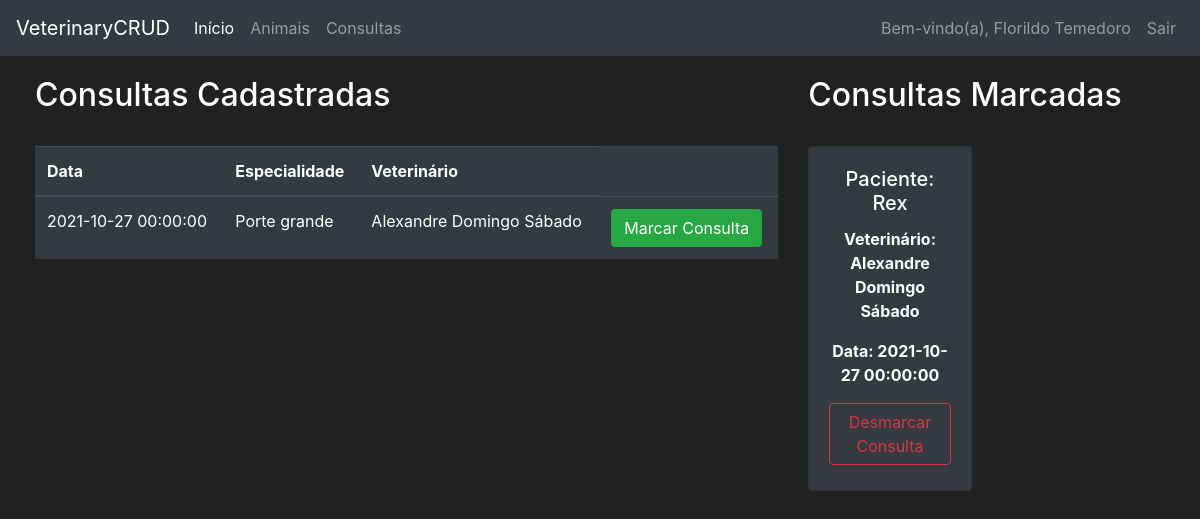
The page /consultations (signed in) on the database as committed earlier.
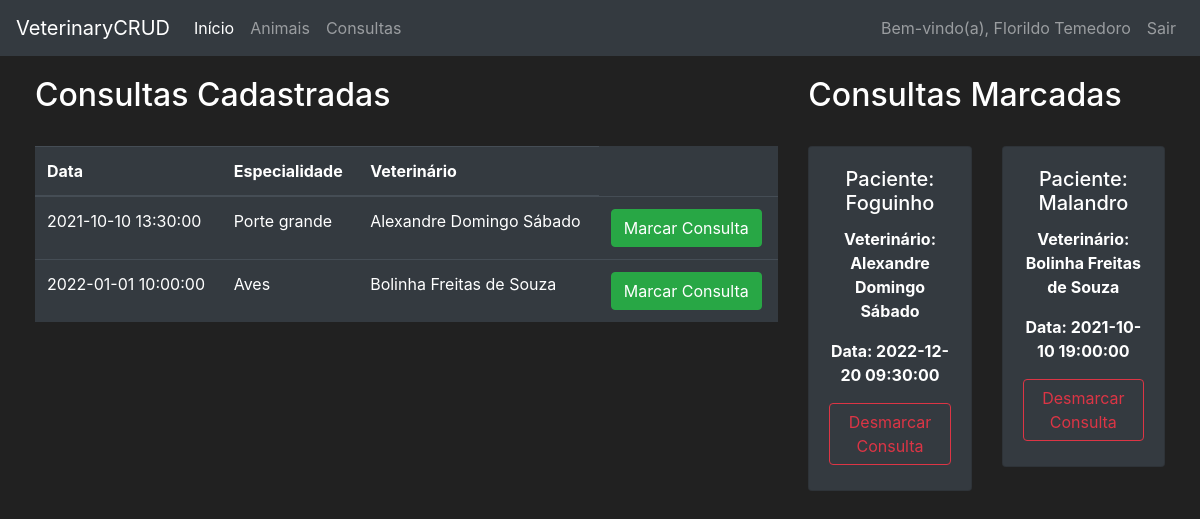
The same page on the database as committed later.
### veterinary/models.py (models this page shows, shortened)
class Consultation(db.Model):
    id = db.Column(db.Integer(), primary_key=True)
    date = db.Column(db.DateTime(), nullable=False)
    veterinarian_login = db.Column(db.String(length=10), db.ForeignKey('user.login'), nullable=False)
    is_scheduled = db.Column(db.Boolean(), nullable=False)
    animal_id = db.Column(db.String(length=10), db.ForeignKey('animal.id'))
    def get_veterinarian(self):
        return Veterinarian.query.filter_by(login=self.veterinarian_login).first()
    def get_animal(self):
        return Animal.query.filter_by(id=self.animal_id).first()

class User(db.Model, UserMixin):
    __tablename__ = 'user'
    login = db.Column(db.String(length=10), primary_key=True)
    name = db.Column(db.String(length=50), nullable=False, unique=True)
    cpf = db.Column(db.String(length=11), nullable=False, unique=True)
    password_hash = db.Column(db.String(length=60), nullable=False)
    user_type = db.Column(db.String(length=50), nullable=False)
    __mapper_args__ = {
        'polymorphic_identity':'user',
        'polymorphic_on':user_type
    }
    @property
    def password(self):
        return self.password
    def is_client(self):
        return self.user_type == 'client'
    def is_veterinarian(self):
        return self.user_type == 'veterinarian'

class Veterinarian(User):
    __tablename__ = 'veterinarian'
    login = db.Column(db.String(length=10), db.ForeignKey('user.login'), primary_key=True)
    registration = db.relationship('VeterinarianRegistration', backref='veterinarian', lazy=True,
                                    uselist=False)
    consultations = db.relationship('Consultation', backref='veterinarian', lazy=True)
    expertise = db.Column(db.String(length=20), nullable=False)
    college = db.Column(db.String(length=30), nullable=False)
    salary = db.Column(db.Integer(), nullable=False)
    __mapper_args__ = {
        'polymorphic_identity':'veterinarian'
    }

class User(db.Model, UserMixin):
    __tablename__ = 'user'
    login = db.Column(db.String(length=10), primary_key=True)
    name = db.Column(db.String(length=50), nullable=False, unique=True)
    cpf = db.Column(db.String(length=11), nullable=False, unique=True)
    password_hash = db.Column(db.String(length=60), nullable=False)
    user_type = db.Column(db.String(length=50), nullable=False)
    __mapper_args__ = {
        'polymorphic_identity':'user',
        'polymorphic_on':user_type
    }
    @property
    def password(self):
        return self.password
    def is_client(self):
        return self.user_type == 'client'
    def is_veterinarian(self):
        return self.user_type == 'veterinarian'

class Animal(db.Model):
    id = db.Column(db.Integer(), primary_key=True)
    name = db.Column(db.String(length=20), nullable=False)
    age = db.Column(db.Integer(), nullable=False)
    type = db.Column(db.String(length=15), nullable=False)
    race = db.Column(db.String(length=20), nullable=False)
    health = db.Column(db.String(length=30), nullable=False)
    client_login = db.Column(db.String(length=10), db.ForeignKey('user.login'), nullable=False)
    consultations = db.relationship('Consultation', backref='animal', lazy=True)

### veterinary/routes.py (the view, shortened to what this page needs)
@app.route('/consultations', methods=['GET', 'POST'])
@login_required
def consultations_page():
    register_consultation_form = RegisterConsultationForm()
    delete_consultation_form = ConfirmForm()
    schedule_consultation_form = ScheduleConsultationForm()
    unschedule_consultation_form = ConfirmForm()
    if request.method == 'GET':
        if current_user.is_client():
            consultations = Consultation.query.filter_by(is_scheduled=False)
            scheduled_consultations = current_user.get_scheduled_consultations()
        elif current_user.is_veterinarian():
            consultations = Consultation.query.filter_by(veterinarian_login=current_user.login)
            scheduled_consultations = []
        return render_template('consultations.html',
                               consultations=consultations,
                               scheduled_consultations=scheduled_consultations,
                               register_consultation_form=register_consultation_form,
                               schedule_consultation_form=schedule_consultation_form,
                               unschedule_consultation_form=unschedule_consultation_form,
                               delete_consultation_form=delete_consultation_form,
                               User=User, Animal=Animal)

### veterinary/forms.py (called while the page is built)
    def set_animals(self, animals):
        self.animals.choices = []
        for animal in animals:
            self.animals.choices.append((animal.id, animal.name))

### veterinary/models.py (called while the page is built)
@login_manager.user_loader
def load_user(user_login):
    return User.query.get(user_login)

    def get_scheduled_consultations(self):
        scheduled_consultations = []
        animals = Animal.query.filter_by(client_login=self.login)
        for animal in animals:
            consultations = list(Consultation.query.filter_by(animal_id=animal.id))
            if consultations:
                scheduled_consultations += consultations
        return scheduled_consultations

    def has_animals(self):
        return Animal.query.filter_by(client_login=self.login).first() is not None

    def get_animals(self):
        return Animal.query.filter_by(client_login=self.login) if self.has_animals() else None

### veterinary/templates/consultations.html (shortened to what this page needs)
{% extends 'base.html' %}
{% block content %}
<div class="row" style="margin-top:20px; margin-left:20px; margin-right:20px">
    {% if current_user.is_client() %}
    <div class="col-8">
    {% endif %}
        <h2>Consultas Cadastradas</h2>
        <br>
        <table class="table table-hover table-dark">
            <thead>
                <tr>
                    <th scope="col">Data</th>
                    {% if current_user.is_client() %}
                        <th scope="col">Especialidade</th>
                        <th scope="col">Veterinário</th>
                    {% else %}
                        <th scope="col">Marcada</th>
                        <th scope="col">Paciente</th>
                        <th scope="col">Responsável</th>
                    {% endif %}
                </tr>
            </thead>
            <tbody>
            {% for consultation in consultations %}
            <tr>
                <td>{{ consultation.date }}</td>
                {% if current_user.is_client() %}
                    <td>{{ consultation.get_veterinarian().expertise  }}</td>
                    <td>{{ consultation.get_veterinarian().name  }}</td>
                {% endif %}
                <td>
                    {% if current_user.is_client() %}
                        <button class="btn btn-outline btn-success" data-toggle="modal"
                                data-target="#Modal-ScheduleConsultation-{{ consultation.id }}">Marcar Consulta
                        </button>
                    {% else %}
                        <button class="btn btn-outline btn-danger" data-toggle="modal"
                                data-target="#Modal-DeleteConsultation-{{ consultation.id }}">Deletar Consulta
                        </button>
                    {% endif %}
                </td>
            </tr>
            {% endfor %}
            </tbody>
        </table>
    {% if current_user.is_client() %}
    </div>
    <div class="col-4">
        <h2>Consultas Marcadas</h2>
        <br>
        <div class="row">
            {% for consultation in scheduled_consultations %}
                <div class="col-md-6">
                    <div style="margin-bottom: 5px" class="card text-center bg-dark">
                        <div class="card-body">
                            <h5 class="card-title">Paciente:  {{ consultation.get_animal().name }} </h5>
                            <p class="card-text"><strong>
                                Veterinário: {{ consultation.get_veterinarian().name }}
                            </strong></p>
                            <p class="card-text"><strong>
                                Data: {{ consultation.date }}
                            </strong></p>
                            <button type="button" class="btn btn-outline-danger" style="margin-bottom: 5px"
                                    data-toggle="modal" data-target="#Modal-UnscheduleConsultation-{{ consultation.id }}">
                                Desmarcar Consulta
                            </button>
                        </div>
                    </div>
                </div>
            {% endfor %}
        </div>
    </div>
    {% endif %}
</div>
{% endblock %}

Rows that differ between the two databases and show on the page:
no longer on one of the page's lists (row edited): Consultation: get_animal "Rex", get_veterinarian "Alexandre Domingo Sábado", date "2021-10-27 00:00:00"
changed Consultation "Porte grande": date "2021-10-27 00:00:00" → "2021-10-10 13:30:00"
added Consultation: date "2022-01-01 10:00:00", get_veterinarian "Aves", get_veterinarian "Bolinha Freitas de Souza", shown under "Consultas Cadastradas"
added Consultation: get_animal "Foguinho", get_veterinarian "Alexandre Domingo Sábado", date "2022-12-20 09:30:00", shown under "Consultas Marcadas"
added Consultation: get_animal "Malandro", get_veterinarian "Bolinha Freitas de Souza", date "2021-10-10 19:00:00", shown under "Consultas Marcadas"
